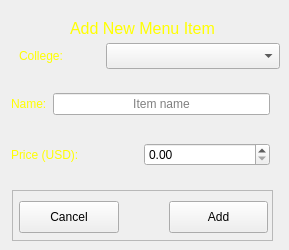
   <widget class="QWidget" name="addMenuItem">
    <widget class="QLabel" name="collegeLabel_2">
     <property name="geometry">
      <rect>
       <x>30</x>
       <y>40</y>
       <width>181</width>
       <height>16</height>
      </rect>
     </property>
     <property name="styleSheet">
      <string notr="true">QLabel {
background: rgba(0,0,0,0);
color:yellow;
}</string>
     </property>
     <property name="text">
      <string/>
     </property>
    </widget>
    <widget class="QLabel" name="titleLabel">
     <property name="geometry">
      <rect>
       <x>70</x>
       <y>20</y>
       <width>161</width>
       <height>16</height>
      </rect>
     </property>
     <property name="styleSheet">
      <string notr="true">QLabel {
background: rgba(0,0,0,0);
color:yellow;
font:16px;
}</string>
     </property>
     <property name="text">
      <string>Add New Menu Item</string>
     </property>
    </widget>
    <widget class="QWidget" name="layoutWidget">
     <property name="geometry">
      <rect>
       <x>11</x>
       <y>71</y>
       <width>259</width>
       <height>118</height>
      </rect>
     </property>
     <layout class="QVBoxLayout" name="verticalLayout_2">
      <item>
       <layout class="QHBoxLayout" name="horizontalLayout_4">
        <item>
         <widget class="QLabel" name="itemNameLabel">
          <property name="styleSheet">
           <string notr="true">QLabel {
background: rgba(0,0,0,0);
color:yellow;
}</string>
          </property>
          <property name="text">
           <string>Name:</string>
          </property>
         </widget>
        </item>
        <item>
         <widget class="QLineEdit" name="newItemNameInput">
          <property name="alignment">
           <set>Qt::AlignCenter</set>
          </property>
          <property name="placeholderText">
           <string>Item name</string>
          </property>
         </widget>
        </item>
       </layout>
      </item>
      <item>
       <layout class="QHBoxLayout" name="horizontalLayout_5">
        <item>
         <widget class="QLabel" name="newItemPriceLabel">
          <property name="styleSheet">
           <string notr="true">QLabel {
background: rgba(0,0,0,0);
color:yellow;
}</string>
          </property>
          <property name="text">
           <string>Price (USD):</string>
          </property>
         </widget>
        </item>
        <item>
         <widget class="QDoubleSpinBox" name="newItemPriceInput"/>
        </item>
       </layout>
      </item>
     </layout>
    </widget>
    <widget class="QFrame" name="frame_2">
     <property name="geometry">
      <rect>
       <x>12</x>
       <y>190</y>
       <width>261</width>
       <height>51</height>
      </rect>
     </property>
     <property name="frameShape">
      <enum>QFrame::StyledPanel</enum>
     </property>
     <property name="frameShadow">
      <enum>QFrame::Raised</enum>
     </property>
     <widget class="QWidget" name="layoutWidget_4">
      <property name="geometry">
       <rect>
        <x>7</x>
        <y>10</y>
        <width>249</width>
        <height>34</height>
       </rect>
      </property>
      <layout class="QHBoxLayout" name="horizontalLayout_9">
       <property name="spacing">
        <number>50</number>
       </property>
       <item>
        <widget class="QPushButton" name="cancelButton">
         <property name="minimumSize">
          <size>
           <width>91</width>
           <height>32</height>
          </size>
         </property>
         <property name="text">
          <string>Cancel</string>
         </property>
        </widget>
       </item>
       <item>
        <widget class="QPushButton" name="addNewItemButton">
         <property name="minimumSize">
          <size>
           <width>81</width>
           <height>32</height>
          </size>
         </property>
         <property name="text">
          <string>Add</string>
         </property>
        </widget>
       </item>
      </layout>
     </widget>
    </widget>
    <widget class="QWidget" name="layoutWidget">
     <property name="geometry">
      <rect>
       <x>19</x>
       <y>40</y>
       <width>261</width>
       <height>32</height>
      </rect>
     </property>
     <layout class="QHBoxLayout" name="horizontalLayout_7">
      <item>
       <widget class="QLabel" name="collegeLabel_3">
        <property name="minimumSize">
         <size>
          <width>81</width>
          <height>20</height>
         </size>
        </property>
        <property name="maximumSize">
         <size>
          <width>81</width>
          <height>20</height>
         </size>
        </property>
        <property name="styleSheet">
         <string notr="true">QLabel {
background: rgba(0,0,0,0);
color:yellow;
}</string>
        </property>
        <property name="text">
         <string>College:</string>
        </property>
       </widget>
      </item>
      <item>
       <widget class="QComboBox" name="collegeComboBox">
        <property name="minimumSize">
         <size>
          <width>87</width>
          <height>26</height>
         </size>
        </property>
        <property name="whatsThis">
         <string>The college that the new menu item will belong to.</string>
        </property>
       </widget>
      </item>
     </layout>
    </widget>
   </widget>
